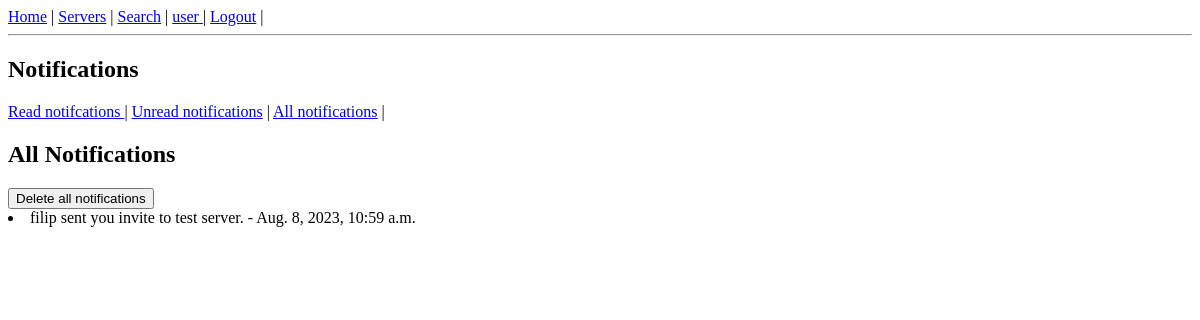
Page /user/user/notifications (signed in) on the earlier database version.
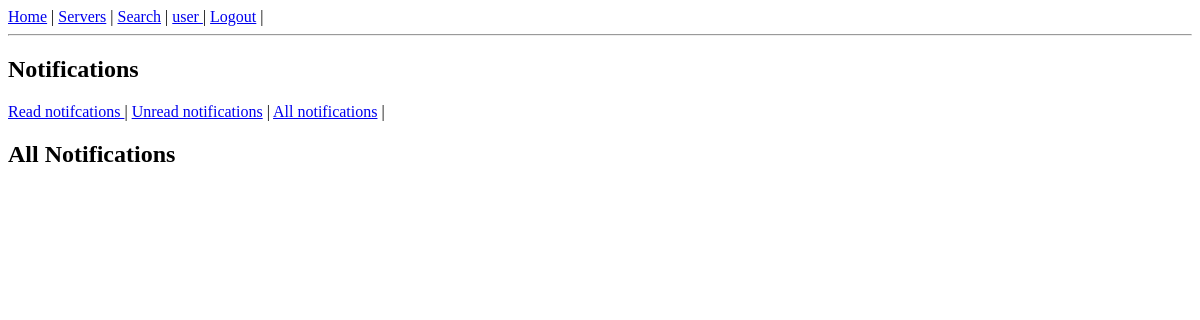
Same page on the later database version.
### viperchat/models.py (models this page shows, shortened)
class Notification(models.Model):
    id = models.UUIDField(
        default=uuid.uuid4,
        unique=True,
        primary_key=True,
        editable=False
    )
    description = models.TextField()
    date_created = models.DateTimeField(auto_now_add=True)
    receiver = models.ForeignKey(User, on_delete=models.CASCADE)
    is_read = models.BooleanField(default=False)

### viperchat/views.py (the view)
# urls.py: path('user/<slug:username>/notifications', vchat.NotificationList.as_view(), name='notification_list'),
class NotificationList(LoginRequiredMixin, ListView):
    model = Notification
    def get_context_data(self, *args, **kwargs):
        context = super().get_context_data(**kwargs)
        user_username = self.kwargs['username']      # Get user's username from the URL
        user = User.objects.get(username=user_username)
        logged_user = self.request.user
        notifications = Notification.objects.filter(receiver=user).order_by('-date_created')
        if user != logged_user:
            raise PermissionDenied
        else:
            context['notifications'] = notifications
            return context

### viperchat/context_processor.py (called while the page is built)
def get_create_room_permission(request):
    content_type = ContentType.objects.get_for_model(Server)
    permission = Permission.objects.get(codename='create_room_in_server', content_type=content_type)
    return {'create_permission': permission}

def get_homepage(request):
    return {'welcome': 'Welcome to great chat'}

def get_server_list(request):
    public_servers = Server.objects.filter(is_private=False)
    return {'server_list': public_servers}

def get_edit_permissions(request):
    permission = Permission.objects.get(codename='edit_permissions_in_server')
    return {'edit_permissions': permission}

def get_delete_user(request):
    permission = Permission.objects.get(codename='delete_user_from_server')
    return {'delete_users_permission': permission}

def get_send_invite_permission(request):
    permission = Permission.objects.get(codename='send_invitation')
    return {'send_invitation_permission': permission}

### templates/viperchat/notification_list.html (shortened to what this page needs)
{% include 'viperchat/notifications.html' %}
{% block notifications %}
<h2>All Notifications</h2>
    {% if notifications.count > 0 %}
    <a href="{% url 'notification_delete_confirm' request.user %}"><button>Delete all notifications</button></a>
    {% endif %}
{% for notification in notifications %}
<li>{{ notification.description }} - {{ notification.date_created }} </li>
{% endfor %}
{% endblock %}

Differences in the rows shown:
removed Notification: description "filip sent you invite to test server.", date_created "Aug. 8, 2023, 10:59 a.m."
Other differences:
text no longer shown: "Delete all notifications"
